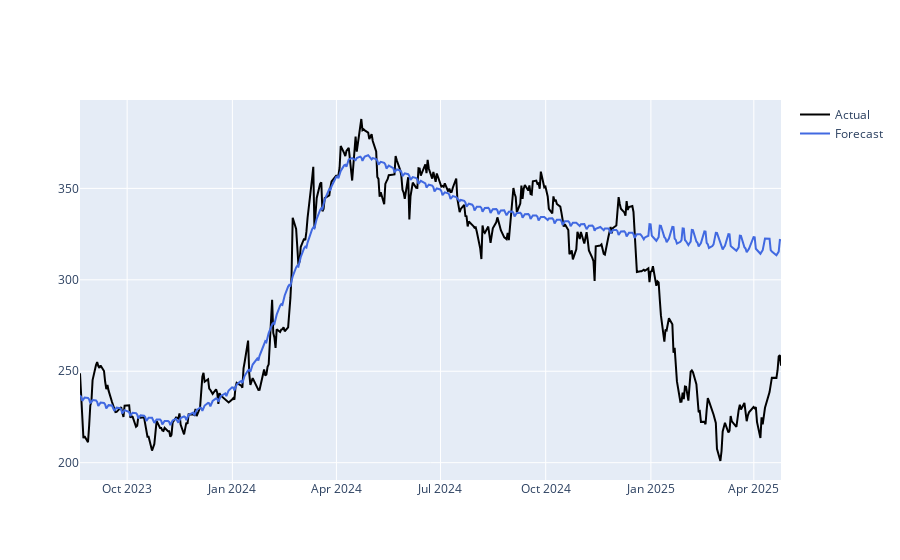

The notebook cell saved with this chart:
### Code cell
import plotly.graph_objs as go

# Create the base figure
fig = go.Figure()

# Historical data
fig.add_trace(go.Scatter(
    x=data_prophet['ds'],
    y=data_prophet['y'],
    name='Actual',
    mode='lines',
    line=dict(color='black')
))

# Forecast line
fig.add_trace(go.Scatter(
    x=data_prophet['ds'],
    y=forecast['yhat'],
    name='Forecast',
    line=dict(color='royalblue')
))

### Figure 1 — Plotly figure (JSON) as saved in the notebook; plotly's stock layout.template omitted (floating-point values rounded to 4 significant figures; data arrays with more than 128 entries replaced by an {"elided": "..."} marker saying what was removed)
{"data": [{"line": {"color": "black"}, "mode": "lines", "name": "Actual", "type": "scatter", "x": {"elided": "409 str values"}, "y": {"elided": "409 float values"}}, {"line": {"color": "royalblue"}, "name": "Forecast", "type": "scatter", "x": {"elided": "409 str values"}, "y": {"elided": "409 float values"}}], "layout": {}}
